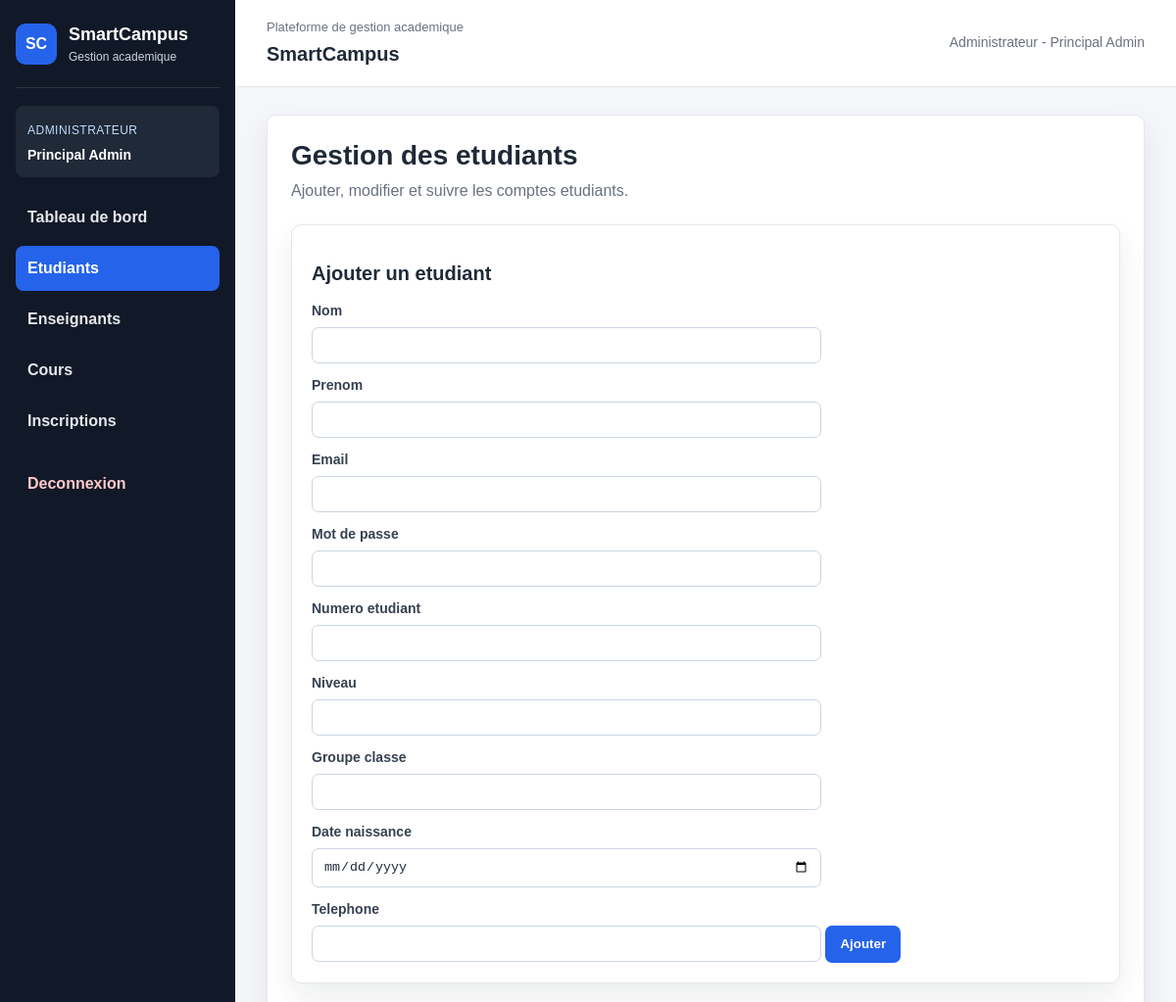
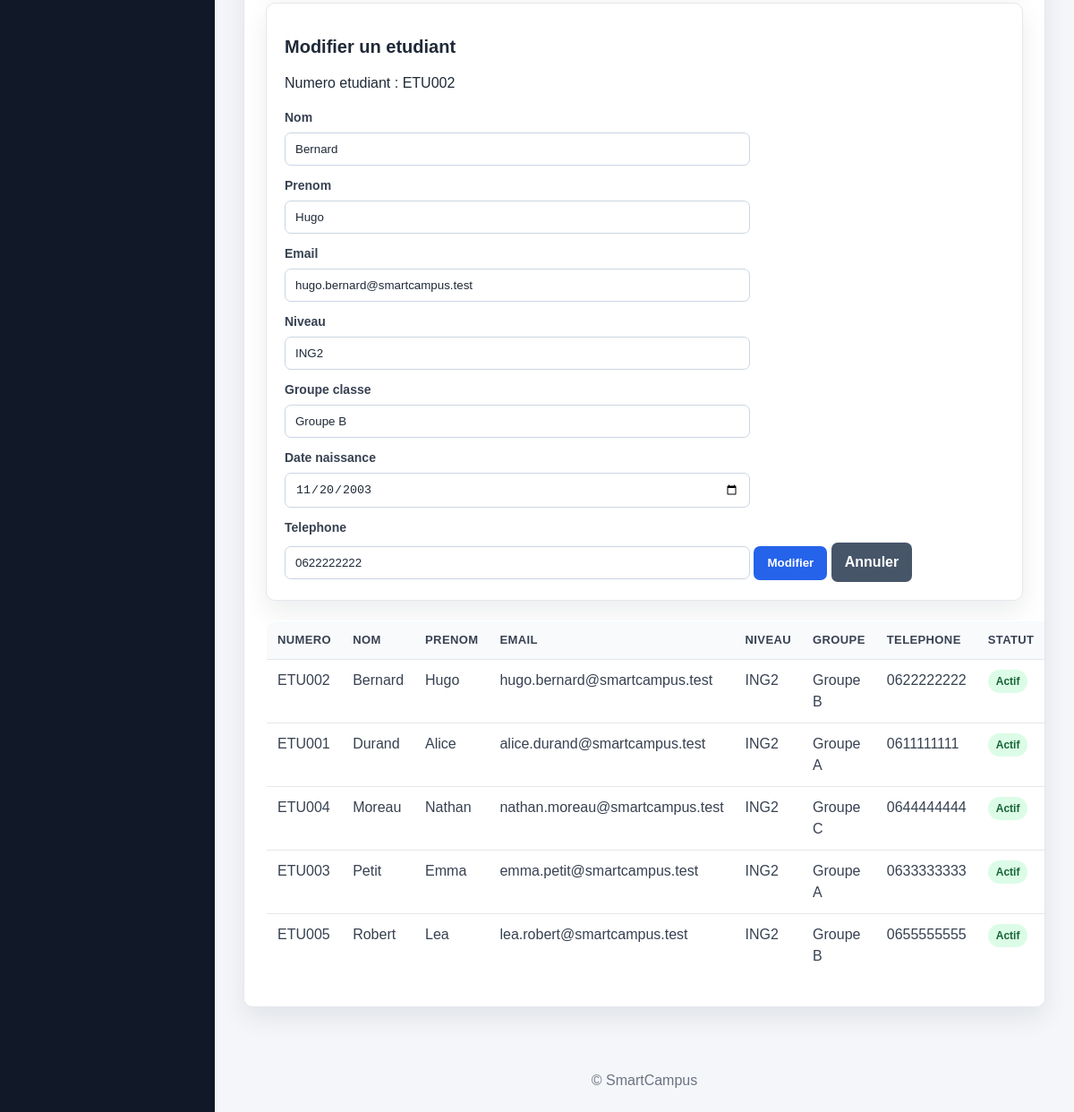
Screenshot of /admin/etudiants.php?modifier=2 (signed in) with the database file from the repository (2 pictures, top to bottom).
### tables this page shows
CREATE TABLE etudiant (
    id_etudiant INT AUTO_INCREMENT PRIMARY KEY,
    numero_etudiant VARCHAR(50) NOT NULL,
    niveau VARCHAR(50) NOT NULL,
    groupe_classe VARCHAR(50) NOT NULL,
    date_naissance DATE,
    telephone VARCHAR(30),
    id_user INT NOT NULL,
    UNIQUE (numero_etudiant),
    CONSTRAINT fk_etudiant_utilisateur
        FOREIGN KEY (id_user) REFERENCES utilisateur(id_user)
);

CREATE TABLE utilisateur (
    id_user INT AUTO_INCREMENT PRIMARY KEY,
    nom VARCHAR(100) NOT NULL,
    prenom VARCHAR(100) NOT NULL,
    email VARCHAR(150) NOT NULL,
    mot_de_passe VARCHAR(255) NOT NULL,
    role ENUM('administrateur','enseignant','etudiant') NOT NULL,
    date_creation TIMESTAMP DEFAULT CURRENT_TIMESTAMP,
    actif TINYINT(1) DEFAULT 1,
    UNIQUE (email)
);

### admin/etudiants.php (the view, shortened to what this page needs)
<?php
require_once __DIR__ . '/../config/db.php';
$etudiant_modif = null;
if (isset($_GET['modifier'])) {
    $id_etudiant = intval($_GET['modifier']);
    $stmt_modif = mysqli_prepare(
        $conn,
        "SELECT e.id_etudiant, e.numero_etudiant, e.niveau, e.groupe_classe, e.date_naissance, e.telephone,
                u.nom, u.prenom, u.email
         FROM etudiant e
         INNER JOIN utilisateur u ON e.id_user = u.id_user
         WHERE e.id_etudiant = ?"
    );
    mysqli_stmt_bind_param($stmt_modif, "i", $id_etudiant);
    mysqli_stmt_execute($stmt_modif);
    $etudiant_modif = mysqli_fetch_assoc(mysqli_stmt_get_result($stmt_modif));
}
$resultat = mysqli_query(
    $conn,
    "SELECT e.id_etudiant, e.numero_etudiant, e.niveau, e.groupe_classe, e.date_naissance, e.telephone,
            u.nom, u.prenom, u.email, u.actif
     FROM etudiant e
     INNER JOIN utilisateur u ON e.id_user = u.id_user
     ORDER BY u.nom, u.prenom"
);
include __DIR__ . '/../includes/header.php';
?>
<section class="container">
    <h1>Gestion des etudiants</h1>
    <p class="page-subtitle">Ajouter, modifier et suivre les comptes etudiants.</p>
    <section class="form-card">
        <h2>Ajouter un etudiant</h2>
        <form method="post" action="etudiants.php">
            <label>Nom</label><input type="text" name="nom" required>
            <label>Prenom</label><input type="text" name="prenom" required>
            <label>Email</label><input type="email" name="email" required>
            <label>Mot de passe</label><input type="password" name="mot_de_passe" required>
            <label>Numero etudiant</label><input type="text" name="numero_etudiant" required>
            <label>Niveau</label><input type="text" name="niveau" required>
            <label>Groupe classe</label><input type="text" name="groupe_classe" required>
            <label>Date naissance</label><input type="date" name="date_naissance">
            <label>Telephone</label><input type="text" name="telephone">
            <button type="submit" name="ajouter_etudiant">Ajouter</button>
        </form>
    </section>
    <?php if ($etudiant_modif): ?>
        <section class="form-card">
            <h2>Modifier un etudiant</h2>
            <form method="post" action="etudiants.php">
                <p>Numero etudiant : <?php echo htmlspecialchars($etudiant_modif['numero_etudiant']); ?></p>
                <label>Nom</label><input type="text" name="nom" value="<?php echo htmlspecialchars($etudiant_modif['nom']); ?>" required>
                <label>Prenom</label><input type="text" name="prenom" value="<?php echo htmlspecialchars($etudiant_modif['prenom']); ?>" required>
                <label>Email</label><input type="email" name="email" value="<?php echo htmlspecialchars($etudiant_modif['email']); ?>" required>
                <label>Niveau</label><input type="text" name="niveau" value="<?php echo htmlspecialchars($etudiant_modif['niveau']); ?>" required>
                <label>Groupe classe</label><input type="text" name="groupe_classe" value="<?php echo htmlspecialchars($etudiant_modif['groupe_classe']); ?>" required>
                <label>Date naissance</label><input type="date" name="date_naissance" value="<?php echo htmlspecialchars($etudiant_modif['date_naissance']); ?>">
                <label>Telephone</label><input type="text" name="telephone" value="<?php echo htmlspecialchars($etudiant_modif['telephone']); ?>">
                <button type="submit" name="modifier_etudiant">Modifier</button>
                <a class="button secondary" href="etudiants.php">Annuler</a>
            </form>
        </section>
    <?php endif; ?>
    <table>
        <thead><tr><th>Numero</th><th>Nom</th><th>Prenom</th><th>Email</th><th>Niveau</th><th>Groupe</th><th>Telephone</th><th>Statut</th><th>Actions</th></tr></thead>
        <tbody>
            <?php if ($resultat && mysqli_num_rows($resultat) > 0): ?>
                <?php while ($etudiant = mysqli_fetch_assoc($resultat)): ?>
                    <tr>
                        <td><?php echo htmlspecialchars($etudiant['numero_etudiant']); ?></td>
                        <td><?php echo htmlspecialchars($etudiant['nom']); ?></td>
                        <td><?php echo htmlspecialchars($etudiant['prenom']); ?></td>
                        <td><?php echo htmlspecialchars($etudiant['email']); ?></td>
                        <td><?php echo htmlspecialchars($etudiant['niveau']); ?></td>
                        <td><?php echo htmlspecialchars($etudiant['groupe_classe']); ?></td>
                        <td><?php echo htmlspecialchars($etudiant['telephone']); ?></td>
                        <td>
                            <span class="badge <?php echo $etudiant['actif'] ? 'badge-success' : 'badge-muted'; ?>">
                                <?php echo $etudiant['actif'] ? 'Actif' : 'Desactive'; ?>
                            </span>
                        </td>
                    </tr>
                <?php endwhile; ?>
            <?php else: ?>
                <tr><td colspan="9">Aucun etudiant trouve.</td></tr>
            <?php endif; ?>
        </tbody>
    </table>
</section>
<?php include __DIR__ . '/../includes/footer.php'; ?>

### assets/css/style.css (style rules this page uses)
* { box-sizing: border-box; }
:root { --bg: #f4f6f9; --panel: #ffffff; --sidebar: #111827; --sidebar-soft: #1f2937; --text: #1f2937; --muted: #6b7280; --border: #e5e7eb; --primary: #2563eb; --primary-dark: #1d4ed8; --success: #16a34a; --warning: #f59e0b; --danger: #dc2626; --shadow: 0 12px 28px rgba(15, 23, 42, 0.08); }
body { margin: 0; font-family: Arial, Helvetica, sans-serif; background: var(--bg); color: var(--text); line-height: 1.5; }
a { color: var(--primary); }
.container, .section-card, .form-card { background: var(--panel); border: 1px solid var(--border); border-radius: 10px; box-shadow: var(--shadow); }
.container { padding: 24px; overflow-x: auto; }
h1, h2, h3 { color: var(--text); line-height: 1.2; }
h1 { margin: 0 0 8px; font-size: 28px; }
h2 { font-size: 20px; }
.page-subtitle { margin: 0 0 22px; color: var(--muted); }
.form-card { padding: 20px; margin-bottom: 22px; }
label { display: block; margin: 12px 0 6px; color: #374151; font-weight: bold; font-size: 14px; }
input, select, textarea { width: 100%; max-width: 520px; padding: 10px 11px; border: 1px solid #cbd5e1; border-radius: 7px; background: #ffffff; color: var(--text); }
button, .button, .btn { display: inline-flex; align-items: center; justify-content: center; min-height: 38px; padding: 9px 14px; border: 1px solid transparent; border-radius: 7px; background: var(--primary); color: #ffffff; text-decoration: none; font-weight: bold; cursor: pointer; }
.btn-secondary, .button.secondary, button.secondary { background: #475569; color: #ffffff; }
.table-responsive, .container { overflow-x: auto; }
table { width: 100%; min-width: 760px; border-collapse: collapse; margin: 18px 0 8px; background: #ffffff; border: 1px solid var(--border); border-radius: 10px; overflow: hidden; }
th, td { padding: 11px 12px; border-bottom: 1px solid var(--border); text-align: left; vertical-align: top; }
th { background: #f8fafc; color: #374151; font-size: 13px; text-transform: uppercase; letter-spacing: 0.03em; }
td { color: #374151; }
tr:last-child td { border-bottom: 0; }
.badge { display: inline-flex; align-items: center; justify-content: center; padding: 4px 9px; border-radius: 999px; font-size: 12px; font-weight: bold; white-space: nowrap; }
.badge-success { color: #166534; background: #dcfce7; }

### rows the page displays
etudiant: numero_etudiant "ETU002", nom "Bernard", prenom "Hugo", email "hugo.bernard@smartcampus.test", niveau "ING2", groupe_classe "Groupe B", date_naissance "11/20/2003", telephone "0622222222", id_user.nom "Bernard", id_user.prenom "Hugo", id_user.email "hugo.bernard@smartcampus.test"
etudiant: numero_etudiant "ETU001", id_user.nom "Durand", id_user.prenom "Alice", id_user.email "alice.durand@smartcampus.test", niveau "ING2", groupe_classe "Groupe A", telephone "0611111111"
etudiant: numero_etudiant "ETU004", id_user.nom "Moreau", id_user.prenom "Nathan", id_user.email "nathan.moreau@smartcampus.test", niveau "ING2", groupe_classe "Groupe C", telephone "0644444444"
etudiant: numero_etudiant "ETU003", id_user.nom "Petit", id_user.prenom "Emma", id_user.email "emma.petit@smartcampus.test", niveau "ING2", groupe_classe "Groupe A", telephone "0633333333"
etudiant: numero_etudiant "ETU005", id_user.nom "Robert", id_user.prenom "Lea", id_user.email "lea.robert@smartcampus.test", niveau "ING2", groupe_classe "Groupe B", telephone "0655555555"

### other values shown
$libelle_role "ADMINISTRATEUR"
$nom_complet "Principal Admin"
$libelle_role "Administrateur"
